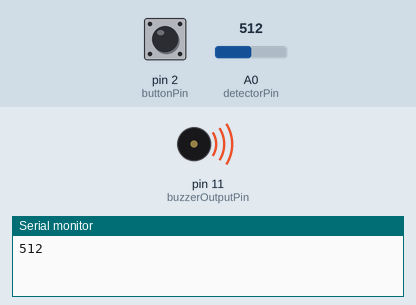
Recording of a sketch running on a simulated Arduino Uno, built with avr-gcc and run on an emulated ATmega328P. Shown: buzzer (waves = sounding), the last lines printed to the serial monitor. The inputs (shaded band) are chosen by the test bench; at power-on: pin 2 (buttonPin) HIGH, A0 (detectorPin) = 512.

Above: at 5.8 s.
5.9 s: pin 2 (buttonPin) pulled LOW for 0.15 s
At 6.3 s:
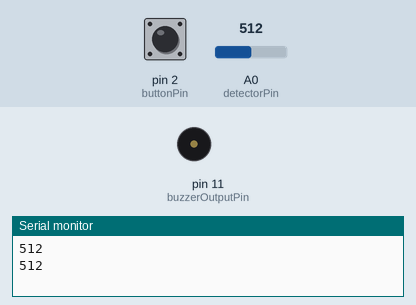
Timing chart, 0 to 14.9 s (numbered marks = the images above; inputs shaded):
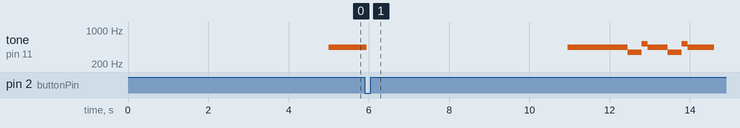

The sketch:

knockDetectorWithButton.ino
```cpp
#include "pitches.h"
const int buttonPin = 2;
const int buzzerOutputPin = 11;
const int detectorPin = A0;
const int threshold = 2;
int arraySize = 0;
int buttonReadingValue = 0;
int buttonState = 0;
int detectorValue = 0;
int lastButtonState = 0;
bool isPlaying = false;
bool isWaiting = false;
unsigned long currentIteration = 0;
unsigned long knockTime = 0;
unsigned long lastDebounceTime = 0;
unsigned long noteTime = 0;
const unsigned long debounceDelay = 50;
const unsigned long waitTime = 5000;

void setup() {
  pinMode(buzzerOutputPin, OUTPUT);
  pinMode(buttonPin, INPUT_PULLUP);
  pinMode(detectorPin, INPUT);
  Serial.begin(9600);
  arraySize = sizeof(durations)/sizeof(int);
}

void loop() {
  if (!isWaiting && !isPlaying) {
    detectorValue = analogRead(detectorPin);
    if (detectorValue > threshold) {
      Serial.println(detectorValue);
      knockTime = millis();
      isWaiting = true;
    }
  }
  if (isWaiting) {
    if (millis() - knockTime > waitTime) {
      isPlaying = true;
      isWaiting = false;
      currentIteration = 0;
    }
  }
  if (isPlaying) {
    playTune(currentIteration % arraySize );
    currentIteration++;
  }

}
void playTune(int iteration) {
  tone(buzzerOutputPin, melody[iteration], durations[iteration]);
  noteTime = millis();
  bool buttonWasPressed = false;
  while ( millis() - noteTime < durations[iteration] && !buttonWasPressed) {
    buttonWasPressed = buttonStatus();
  }
  noTone(buzzerOutputPin);
  if (buttonWasPressed) {
    isPlaying = false;
  }
}
bool buttonStatus() {
  bool returnValue = false;
  buttonReadingValue = !digitalRead(buttonPin);
  if (buttonReadingValue != lastButtonState) {
    lastDebounceTime = millis();
  }
  if ((millis() - lastDebounceTime) > debounceDelay) {
    if (buttonReadingValue != buttonState) {
      buttonState = buttonReadingValue;
      if (buttonState == HIGH) {
        returnValue = true;
      }
    }
  }
  lastButtonState = buttonReadingValue;
  return returnValue;
}
```

pitches.h
```cpp
/*************************************************
 * Public Constants
 *************************************************/

#define NOTE_B0  31
#define NOTE_C1  33
#define NOTE_CS1 35
#define NOTE_D1  37
#define NOTE_DS1 39
#define NOTE_E1  41
#define NOTE_F1  44
#define NOTE_FS1 46
#define NOTE_G1  49
#define NOTE_GS1 52
#define NOTE_A1  55
#define NOTE_AS1 58
#define NOTE_B1  62
#define NOTE_C2  65
#define NOTE_CS2 69
#define NOTE_D2  73
#define NOTE_DS2 78
#define NOTE_E2  82
#define NOTE_F2  87
#define NOTE_FS2 93
#define NOTE_G2  98
#define NOTE_GS2 104
#define NOTE_A2  110
#define NOTE_AS2 117
#define NOTE_B2  123
#define NOTE_C3  131
#define NOTE_CS3 139
#define NOTE_D3  147
#define NOTE_DS3 156
#define NOTE_E3  165
#define NOTE_F3  175
#define NOTE_FS3 185
#define NOTE_G3  196
#define NOTE_GS3 208
#define NOTE_A3  220
#define NOTE_AS3 233
#define NOTE_B3  247
#define NOTE_C4  262
#define NOTE_CS4 277
#define NOTE_D4  294
#define NOTE_DS4 311
#define NOTE_E4  330
#define NOTE_F4  349
#define NOTE_FS4 370
#define NOTE_G4  392
#define NOTE_GS4 415
#define NOTE_A4  440
#define NOTE_AH4 455
#define NOTE_AS4 466
#define NOTE_B4  494
#define NOTE_C5  523
#define NOTE_CS5 554
#define NOTE_D5  587
#define NOTE_DS5 622
#define NOTE_E5  659
#define NOTE_F5  698
#define NOTE_FS5 740
#define NOTE_G5  784
#define NOTE_GS5 831
#define NOTE_A5  880
#define NOTE_AS5 932
#define NOTE_B5  988
#define NOTE_C6  1047
#define NOTE_CS6 1109
#define NOTE_D6  1175
#define NOTE_DS6 1245
#define NOTE_E6  1319
#define NOTE_F6  1397
#define NOTE_FS6 1480
#define NOTE_G6  1568
#define NOTE_GS6 1661
#define NOTE_A6  1760
#define NOTE_AS6 1865
#define NOTE_B6  1976
#define NOTE_C7  2093
#define NOTE_CS7 2217
#define NOTE_D7  2349
#define NOTE_DS7 2489
#define NOTE_E7  2637
#define NOTE_F7  2794
#define NOTE_FS7 2960
#define NOTE_G7  3136
#define NOTE_GS7 3322
#define NOTE_A7  3520
#define NOTE_AS7 3729
#define NOTE_B7  3951
#define NOTE_C8  4186
#define NOTE_CS8 4435
#define NOTE_D8  4699
#define NOTE_DS8 4978

int melody[] {
  NOTE_A4, NOTE_A4, NOTE_A4, NOTE_F4, NOTE_C5, NOTE_A4, NOTE_F4, NOTE_C5, NOTE_A4, 0,
  NOTE_E5, NOTE_E5, NOTE_E5, NOTE_F5, NOTE_C5, NOTE_GS4, NOTE_F4, NOTE_C5, NOTE_A4, 0,
  NOTE_A5, NOTE_A4, NOTE_A4, NOTE_A5, NOTE_GS5, NOTE_G5, NOTE_FS5, NOTE_F5, NOTE_FS5, 0,
  NOTE_AH4, NOTE_DS5, NOTE_D5, NOTE_CS5, NOTE_C5, NOTE_AS4, NOTE_C5, 0,
  NOTE_F4, NOTE_GS4, NOTE_F4, NOTE_A4, NOTE_C5, NOTE_A4, NOTE_C5, NOTE_E5, 0,
  NOTE_A5, NOTE_A4, NOTE_A4, NOTE_A5, NOTE_GS5, NOTE_G5, NOTE_FS5, NOTE_F5, NOTE_FS5, 0,
  NOTE_AH4, NOTE_DS5, NOTE_D5, NOTE_CS5, NOTE_C5, NOTE_AS4, NOTE_C5, 0,
  NOTE_F4, NOTE_GS4, NOTE_F4, NOTE_C5, NOTE_A4, NOTE_F4, NOTE_C5, NOTE_A4, 0
};
int durations[] {
  500, 500, 500, 350, 150, 500, 350, 150, 650, 500,
  500, 500, 500, 350, 150, 500, 350, 150, 650, 500,
  500, 300, 150, 500, 325, 175, 125, 125, 250, 325,
  250, 500, 325, 175, 125, 125, 250, 350,
  250, 500, 350, 125, 500, 375, 125, 650, 500,
  500, 300, 150, 500, 325, 175, 125, 125, 250, 325,
  250, 500, 325, 175, 125, 125, 250, 350,
  250, 500, 375, 125, 500, 375, 125, 650, 3000
};
```

Measured:
- by itself, tone on pin 11 (buzzerOutputPin): plays 440 Hz for 1.5 s, 349 Hz for 0.35 s, 523 Hz for 0.15 s, 440 Hz for 0.50 s, 349 Hz for 0.35 s, 523 Hz for 0.15 s … (7 notes in this stretch)
